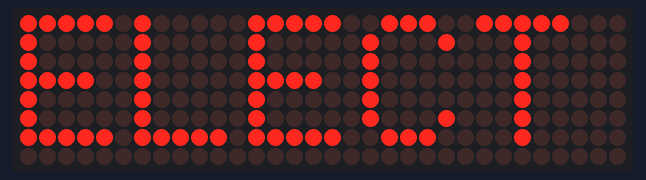
This program was run on a simulated Raspberry Pi (BCM pin numbers). On the bench: 32×8 LED matrix.

Above: at 0.1 s.

The program:

MatrixLetters.py
```python
#-----------------------------------------------------------------------
#
#			DISPLAY LETTERS
#			===============
#
# Thsi program displays letters ELECT on the matrix display
#
# Author: Dogan Ibrahim
# File  : MatrixLetters.py
# Date  : November 2010
#-----------------------------------------------------------------------
from luma.core.interface.serial import spi,noop
from luma.core.render import canvas
from luma.core.legacy import text
from luma.core.legacy.font import proportional,LCD_FONT
from luma.led_matrix.device import max7219

serial=spi(port=0,device=0,gpio=noop())
device=max7219(serial,width=32,height=8,rotate=0,block_orientation=-90)
device.contrast(100)

with canvas(device) as draw:
  text(draw,(0,0),"ELECT",fill="white",font=proportional(LCD_FONT))

while True:
   pass
```
